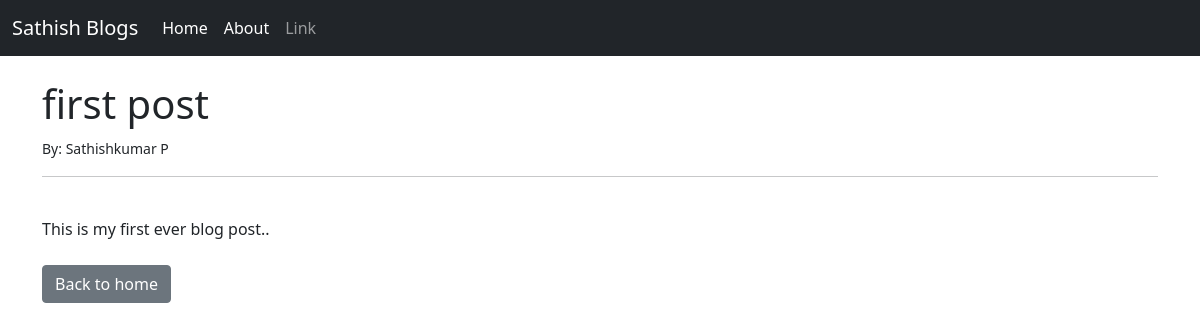
The app's page /article/1 with its own data.
### blog/models.py (models this page shows, shortened)
class Post(models.Model):
    title = models.CharField(max_length=200, unique=True)
    author = models.ForeignKey(User, on_delete= models.CASCADE,related_name='blog_posts')
    content = models.TextField()

### blog/views.py (the view)
# urls.py: path('article/<int:pk>', ArticleDetailView.as_view(), name="article_details"),
class ArticleDetailView(DetailView):
    model = Post
    template_name = 'article_details.html'

### blog/templates/article_details.html (shortened to what this page needs)
{% extends 'base.html' %}
{% block content %}
<h1> {{ post.title }}</h1>
<small>By: {{ post.author.first_name }} {{ post.author.last_name }} </small><br/>
<hr>
<br/>
{{ post.content }}
<br/><br/>
<a href="{% url 'home' %}" class="btn btn-secondary">Back to home</a>
{% endblock %}

### records on screen
Post: title "first post", author.first_name "Sathishkumar", author.last_name "P", content "This is my first ever blog post.."
